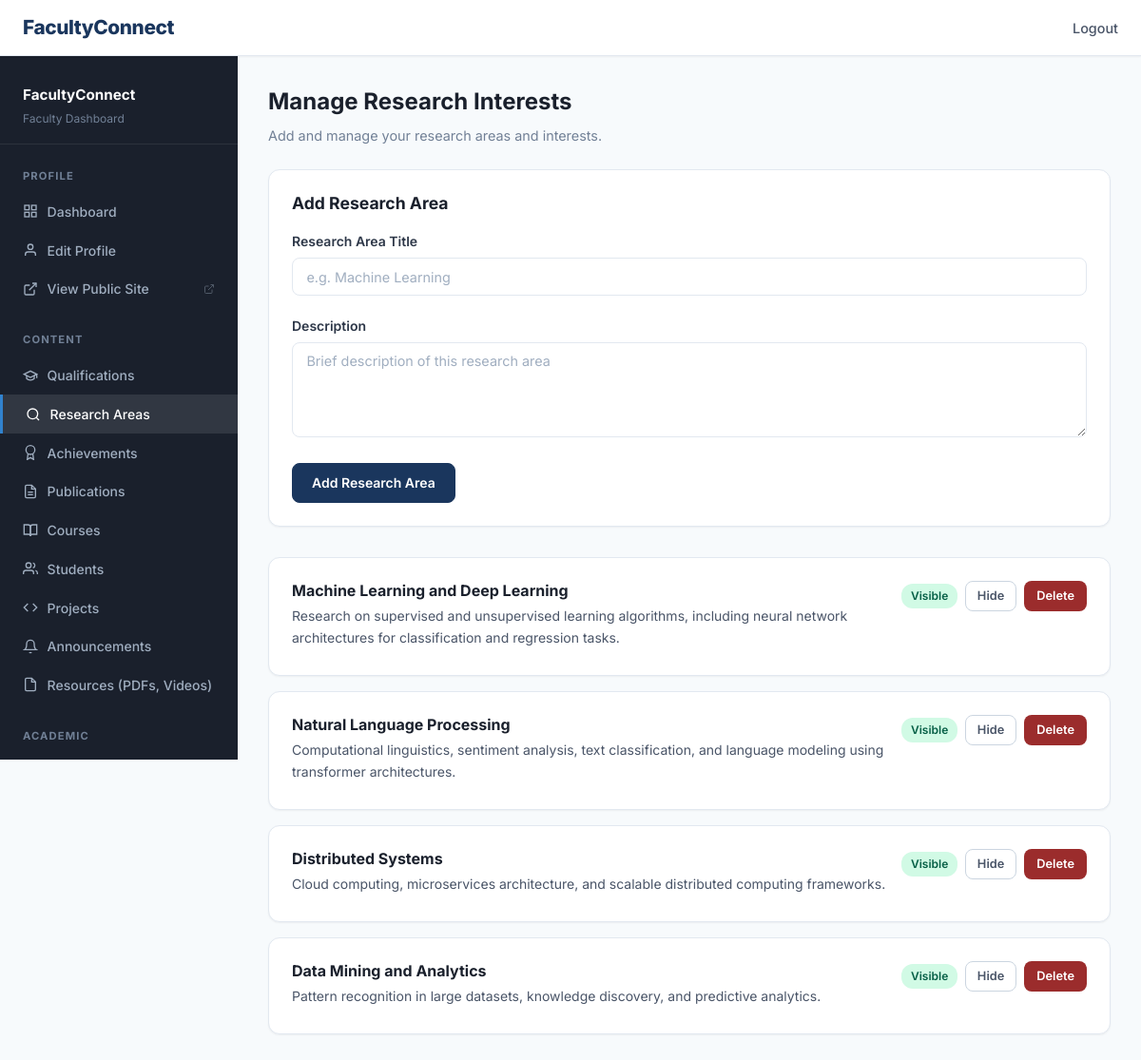
/dashboard/research (signed in), run on the app's committed database.
### tables this page shows
CREATE TABLE research_interests (
            id INTEGER PRIMARY KEY AUTOINCREMENT,
            faculty_id INTEGER NOT NULL,
            title TEXT NOT NULL,
            description TEXT DEFAULT '',
            is_published INTEGER DEFAULT 1,
            FOREIGN KEY (faculty_id) REFERENCES faculty(id) ON DELETE CASCADE
        );

### app.py (the view, shortened to what this page needs)
@app.route('/dashboard/research', methods=['GET', 'POST'])
@fresh_login_required
def manage_research():
    db = get_db()
    fid = g.faculty['id']
    items = db.execute('SELECT * FROM research_interests WHERE faculty_id=?', (fid,)).fetchall()
    return render_template('faculty/manage_research.html', faculty=g.faculty, items=items)

### app.py (called while the page is built, shortened)
def get_platform_db():
    try:
        if 'platform_db' not in g:
            g.platform_db = sqlite3.connect(app.config['DATABASE'], timeout=15)
            g.platform_db.row_factory = sqlite3.Row
            g.platform_db.execute('PRAGMA foreign_keys = ON')
            try:
                g.platform_db.execute('PRAGMA journal_mode = WAL')
            except Exception:
                pass
        return g.platform_db
    except RuntimeError:
        db = sqlite3.connect(app.config['DATABASE'], timeout=15)
        db.row_factory = sqlite3.Row
        db.execute('PRAGMA foreign_keys = ON')
        return db

def get_db():
    if 'db' not in g:
        fid = None
        try:
            fid = session.get('faculty_id')
        except RuntimeError:
            pass
        if fid:
            pdb = get_platform_db()
            row = pdb.execute('SELECT is_detached FROM faculty WHERE id = ?', (fid,)).fetchone()
        g.db = sqlite3.connect(app.config['DATABASE'], timeout=15)
        g.db.row_factory = sqlite3.Row
        g.db.execute('PRAGMA foreign_keys = ON')
        try:
            g.db.execute('PRAGMA journal_mode = WAL')
        except Exception:
            pass
        g._using_independent_db = False
    return g.db

def get_faculty_by_id(fid):
    pdb = get_platform_db()
    return pdb.execute('SELECT * FROM faculty WHERE id = ?', (fid,)).fetchone()

def fresh_login_required(f):
    @wraps(f)
    def decorated(*args, **kwargs):
        if 'faculty_id' not in session:
            flash('Please log in.', 'warning')
            return redirect(url_for('login'))
        faculty = get_faculty_by_id(session['faculty_id'])
        if not faculty or not faculty['is_active']:
            session.clear()
            flash('Account not found or deactivated.', 'danger')
            return redirect(url_for('login'))
        g.faculty = faculty
        return f(*args, **kwargs)
    return decorated

@app.context_processor
def inject_admin_counts():
    try:
        pdb = get_platform_db()
        return {
            'pending_migrations_count': pdb.execute("SELECT COUNT(*) c FROM migration_requests WHERE status='pending'").fetchone()['c'],
            'unresolved_threats_count': pdb.execute('SELECT COUNT(*) c FROM threats WHERE is_resolved=0').fetchone()['c'],
        }
    except Exception:
        return {'pending_migrations_count': 0, 'unresolved_threats_count': 0}

### templates/faculty/manage_research.html (shortened to what this page needs)
<!DOCTYPE html>
<html lang="en">
<head>
    <link rel="stylesheet" href="{{ url_for('static', filename='css/style.css') }}">
</head>
<body>
    <nav class="navbar"><div class="container"><a href="{{ url_for('faculty_dashboard') }}" class="navbar-brand">FacultyConnect</a><ul class="navbar-nav"><li><a href="{{ url_for('logout') }}">Logout</a></li></ul></div></nav>
    <div class="dashboard-layout">
        {% set active_page = 'research' %}
        {% include 'faculty/_sidebar.html' %}
        <main class="dashboard-content">
            <h1 style="font-size: 1.5rem; margin-bottom: 0.5rem;">Manage Research Interests</h1>
            <p style="color: #718096; font-size: 0.9rem; margin-bottom: 1.5rem;">Add and manage your research areas and interests.</p>
            <div class="card" style="margin-bottom: 2rem;">
                <h3 style="font-size: 1.1rem; margin-bottom: 1rem;">Add Research Area</h3>
                <form method="POST" action="{{ url_for('manage_research') }}">
                    <div class="form-group">
                        <label for="title">Research Area Title</label>
                        <input type="text" id="title" name="title" class="form-control" placeholder="e.g. Machine Learning" required>
                    </div>
                    <div class="form-group">
                        <label for="description">Description</label>
                        <textarea id="description" name="description" class="form-control" rows="3" placeholder="Brief description of this research area"></textarea>
                    </div>
                    <button type="submit" class="btn btn-primary">Add Research Area</button>
                </form>
            </div>
            {% if items %}
            {% for r in items %}
            <div class="card" style="margin-bottom: 1rem;">
                <div style="display: flex; justify-content: space-between; align-items: flex-start;">
                    <div style="flex: 1;">
                        <h4 style="font-size: 1rem; margin-bottom: 0.25rem;">{{ r.title }}</h4>
                        {% if r.description %}<p style="color: #4a5568; font-size: 0.875rem; margin: 0.25rem 0;">{{ r.description }}</p>{% endif %}
                    </div>
                    <div style="display: flex; align-items: center; gap: 0.5rem;">
                        <span class="status-{{ 'active' if r.is_published else 'inactive' }}">{{ 'Visible' if r.is_published else 'Hidden' }}</span>
                        <form method="POST" style="display: inline;"><button type="submit" class="btn btn-sm btn-outline">{{ 'Hide' if r.is_published else 'Show' }}</button></form>
                        <form method="POST" style="display: inline;" onsubmit="return confirm('Delete?')"><button type="submit" class="btn btn-sm btn-danger">Delete</button></form>
                    </div>
                </div>
            </div>
            {% endfor %}
            {% else %}
            <div class="empty-state"><h3>No research interests added yet</h3></div>
            {% endif %}
        </main>
    </div>
</body>
</html>

### static/css/style.css (style rules this page uses)
:root { --primary: #1a365d; --primary-light: #2b4c7e; --primary-dark: #0f2440; --accent: #2c5282; --accent-light: #3182ce; --accent-hover: #2b6cb0; --success: #276749; --success-light: #38a169; --warning: #975a16; --warning-light: #d69e2e; --danger: #9b2c2c; --danger-light: #e53e3e; --info: #2b6cb0; --info-light: #4299e1; --gray-50: #f7fafc; --gray-100: #edf2f7; --gray-200: #e2e8f0; --gray-300: #cbd5e0; --gray-400: #a0aec0; --gray-500: #718096; --gray-600: #4a5568; --gray-700: #2d3748; --gray-800: #1a202c; --gray-900: #171923; --white: #ffffff; --font-sans: 'Inter', -apple-system, BlinkMacSystemFont, 'Segoe UI', Roboto, sans-serif; --font-serif: 'Merriweather', Georgia, serif; --shadow-sm: 0 1px 2px rgba(0,0,0,0.05); --shadow: 0 1px 3px rgba(0,0,0,0.1), 0 1px 2px rgba(0,0,0,0.06); --shadow-md: 0 4px 6px rgba(0,0,0,0.07), 0 2px 4px rgba(0,0,0,0.06); --shadow-lg: 0 10px 25px rgba(0,0,0,0.1), 0 4px 6px rgba(0,0,0,0.05); --shadow-xl: 0 20px 40px rgba(0,0,0,0.12); --radius: 8px; --radius-lg: 12px; --radius-xl: 16px; --transition: all 0.2s ease; --transition-slow: all 0.3s ease; }
*, *::before, *::after { margin: 0; padding: 0; box-sizing: border-box; }
html { scroll-behavior: smooth; font-size: 16px; -webkit-font-smoothing: antialiased; -moz-osx-font-smoothing: grayscale; }
body { font-family: var(--font-sans); color: var(--gray-700); background: var(--gray-50); line-height: 1.65; min-height: 100vh; }
a { color: var(--accent-light); text-decoration: none; transition: var(--transition); }
h1, h2, h3, h4, h5, h6 { color: var(--gray-800); line-height: 1.3; margin-bottom: 0.5em; font-weight: 700; }
.container { max-width: 1200px; margin: 0 auto; padding: 0 1.5rem; }
.navbar { background: var(--white); border-bottom: 1px solid var(--gray-200); padding: 0.75rem 0; position: sticky; top: 0; z-index: 100; box-shadow: var(--shadow-sm); backdrop-filter: blur(8px); background: rgba(255,255,255,0.95); }
.navbar .container { display: flex; justify-content: space-between; align-items: center; }
.navbar-brand { font-size: 1.3rem; font-weight: 800; color: var(--primary); text-decoration: none; letter-spacing: -0.02em; }
.navbar-nav { display: flex; gap: 1.5rem; list-style: none; align-items: center; }
.navbar-nav a { color: var(--gray-600); font-weight: 500; font-size: 0.9rem; padding: 0.25rem 0; position: relative; }
.navbar-nav a::after { content: ''; position: absolute; bottom: -2px; left: 0; width: 0; height: 2px; background: var(--accent-light); transition: width 0.2s ease; }
.btn { display: inline-flex; align-items: center; gap: 0.5rem; padding: 0.625rem 1.25rem; border: 1px solid transparent; border-radius: var(--radius); font-family: var(--font-sans); font-size: 0.875rem; font-weight: 600; cursor: pointer; transition: var(--transition); text-decoration: none; line-height: 1.4; white-space: nowrap; }
.btn-primary { background: var(--primary); color: var(--white); border-color: var(--primary); }
.btn-danger { background: var(--danger); color: var(--white); }
.btn-outline { background: transparent; border-color: var(--gray-300); color: var(--gray-600); }
.btn-sm { padding: 0.375rem 0.75rem; font-size: 0.8rem; }
.form-group { margin-bottom: 1.25rem; }
.form-group label { display: block; margin-bottom: 0.375rem; font-weight: 600; font-size: 0.875rem; color: var(--gray-700); }
.form-control { width: 100%; padding: 0.65rem 0.9rem; border: 1.5px solid var(--gray-200); border-radius: var(--radius); font-family: var(--font-sans); font-size: 0.9rem; color: var(--gray-700); background: var(--white); transition: var(--transition); }
.form-control::placeholder { color: var(--gray-400); }
textarea.form-control { resize: vertical; min-height: 100px; }
.card { background: var(--white); border: 1px solid var(--gray-200); border-radius: var(--radius-lg); padding: 1.5rem; box-shadow: var(--shadow-sm); transition: var(--transition); }
.dashboard-layout { display: grid; grid-template-columns: 250px 1fr; min-height: calc(100vh - 60px); }
.dashboard-content { padding: 2rem; background: var(--gray-50); min-height: 100%; }
.status-active, .status-ongoing, .status-completed, .status-inactive { display: inline-block; padding: 0.2rem 0.6rem; border-radius: 12px; font-size: 0.75rem; font-weight: 600; }
.status-active { background: #d1fae5; color: #065f46; }

### data on the page
research_interests: title "Machine Learning and Deep Learning", description "Research on supervised and unsupervised learning algorithms, including neural network architectures for classification and regression tasks.", is_published "Visible", is_published "Hide"
research_interests: title "Natural Language Processing", description "Computational linguistics, sentiment analysis, text classification, and language modeling using transformer architectures.", is_published "Visible", is_published "Hide"
research_interests: title "Distributed Systems", description "Cloud computing, microservices architecture, and scalable distributed computing frameworks.", is_published "Visible", is_published "Hide"
research_interests: title "Data Mining and Analytics", description "Pattern recognition in large datasets, knowledge discovery, and predictive analytics.", is_published "Visible", is_published "Hide"
